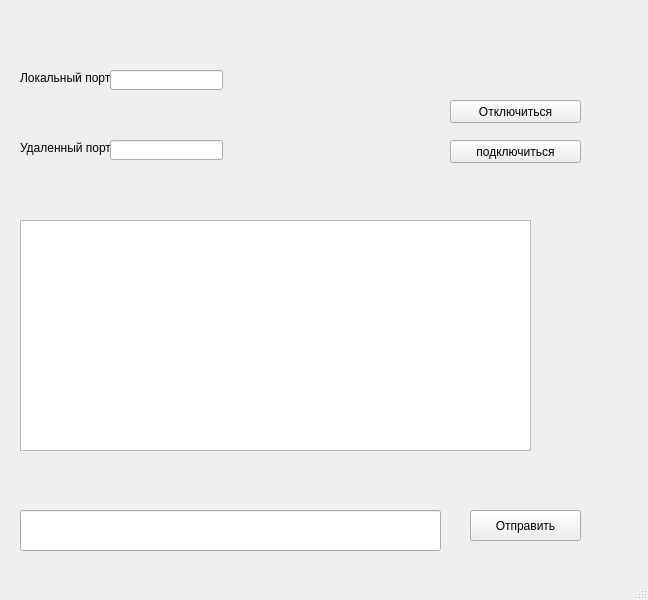
<?xml version="1.0" encoding="UTF-8"?>
<ui version="4.0">
 <class>MainWindow</class>
 <widget class="QMainWindow" name="MainWindow">
  <property name="geometry">
   <rect>
    <x>0</x>
    <y>0</y>
    <width>648</width>
    <height>600</height>
   </rect>
  </property>
  <property name="windowTitle">
   <string>MainWindow</string>
  </property>
  <widget class="QWidget" name="centralwidget">
   <widget class="QTextEdit" name="textEdit">
    <property name="enabled">
     <bool>true</bool>
    </property>
    <property name="geometry">
     <rect>
      <x>20</x>
      <y>220</y>
      <width>511</width>
      <height>231</height>
     </rect>
    </property>
    <property name="html">
     <string>&lt;!DOCTYPE HTML PUBLIC &quot;-//W3C//DTD HTML 4.0//EN&quot; &quot;http://www.w3.org/TR/REC-html40/strict.dtd&quot;&gt;
&lt;html&gt;&lt;head&gt;&lt;meta name=&quot;qrichtext&quot; content=&quot;1&quot; /&gt;&lt;style type=&quot;text/css&quot;&gt;
p, li { white-space: pre-wrap; }
&lt;/style&gt;&lt;/head&gt;&lt;body style=&quot; font-family:'MS Shell Dlg 2'; font-size:8.25pt; font-weight:400; font-style:normal;&quot;&gt;
&lt;p style=&quot;-qt-paragraph-type:empty; margin-top:0px; margin-bottom:0px; margin-left:0px; margin-right:0px; -qt-block-indent:0; text-indent:0px;&quot;&gt;&lt;br /&gt;&lt;/p&gt;&lt;/body&gt;&lt;/html&gt;</string>
    </property>
   </widget>
   <widget class="QPushButton" name="Send">
    <property name="geometry">
     <rect>
      <x>470</x>
      <y>510</y>
      <width>111</width>
      <height>31</height>
     </rect>
    </property>
    <property name="text">
     <string>Отправить</string>
    </property>
   </widget>
   <widget class="QLineEdit" name="lineEdit">
    <property name="geometry">
     <rect>
      <x>20</x>
      <y>510</y>
      <width>421</width>
      <height>41</height>
     </rect>
    </property>
   </widget>
   <widget class="QLabel" name="label">
    <property name="geometry">
     <rect>
      <x>20</x>
      <y>70</y>
      <width>201</width>
      <height>16</height>
     </rect>
    </property>
    <property name="focusPolicy">
     <enum>Qt::ClickFocus</enum>
    </property>
    <property name="text">
     <string>Локальный порт</string>
    </property>
   </widget>
   <widget class="QLineEdit" name="lineEdit_local">
    <property name="geometry">
     <rect>
      <x>110</x>
      <y>70</y>
      <width>113</width>
      <height>20</height>
     </rect>
    </property>
   </widget>
   <widget class="QLabel" name="label_2">
    <property name="geometry">
     <rect>
      <x>20</x>
      <y>140</y>
      <width>141</width>
      <height>16</height>
     </rect>
    </property>
    <property name="text">
     <string>Удаленный порт</string>
    </property>
   </widget>
   <widget class="QLineEdit" name="lineEdit_ydal">
    <property name="geometry">
     <rect>
      <x>110</x>
      <y>140</y>
      <width>113</width>
      <height>20</height>
     </rect>
    </property>
   </widget>
   <widget class="QPushButton" name="pushButton_connect">
    <property name="geometry">
     <rect>
      <x>450</x>
      <y>140</y>
      <width>131</width>
      <height>23</height>
     </rect>
    </property>
    <property name="text">
     <string>подключиться</string>
    </property>
   </widget>
   <widget class="QPushButton" name="pushButton_disconnect">
    <property name="geometry">
     <rect>
      <x>450</x>
      <y>100</y>
      <width>131</width>
      <height>23</height>
     </rect>
    </property>
    <property name="text">
     <string>Отключиться</string>
    </property>
   </widget>
  </widget>
  <widget class="QMenuBar" name="menubar">
   <property name="geometry">
    <rect>
     <x>0</x>
     <y>0</y>
     <width>648</width>
     <height>21</height>
    </rect>
   </property>
  </widget>
  <widget class="QStatusBar" name="statusbar"/>
 </widget>
 <resources/>
 <connections/>
</ui>
